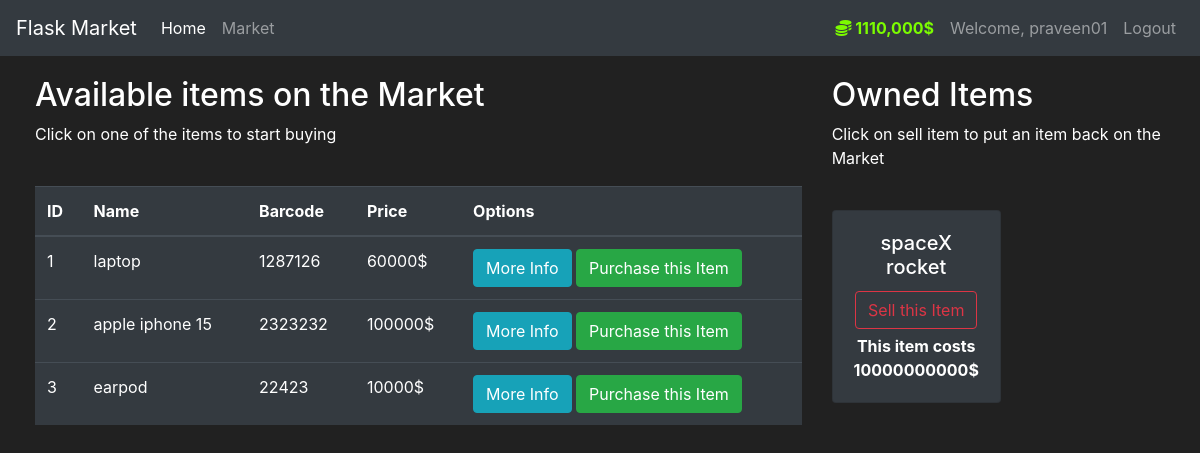
Page /market (signed in) on the committed database.
### market/models.py (models this page shows, shortened)
class User(db.Model, UserMixin):
    id = db.Column(db.Integer(), primary_key=True)
    username = db.Column(db.String(length=30), nullable=False, unique=True)
    email_address = db.Column(db.String(length=50), nullable=False, unique=True)
    password_hash = db.Column(db.String(length=60), nullable=False)
    budget = db.Column(db.Integer(), nullable=False, default=1000000)
    items = db.relationship('Item', backref='owned_user', lazy=True)
    @property
    def prettier_budget(self):
        if len(str(self.budget)) >= 4:
            return f'{str(self.budget)[:-3]},{str(self.budget)[-3:]}$'
        else:
            return f"{self.budget}$"
    @property
    def password(self):
        return self.password

class Item(db.Model):
    id = db.Column(db.Integer(),primary_key=True)
    name = db.Column(db.String(length=30),nullable=False, unique=True)
    price = db.Column(db.Integer(), nullable=False)
    barcode = db.Column(db.String(length=12),nullable=False,unique=True)
    description = db.Column(db.String(length=1024),nullable=False, unique=True)
    owner = db.Column(db.Integer(), db.ForeignKey('user.id'))

### market/routes.py (the view, shortened to what this page needs)
@app.route('/market',methods=['GET','POST'])
@login_required
def market_page():
    purchase_form = PurchaseItemForm()
    selling_form = SellItemForm()
    if request.method == "GET":
        items = Item.query.filter_by(owner=None)
        owned_items = Item.query.filter_by(owner=current_user.id)
        return render_template('market.html', items=items, purchase_form=purchase_form, owned_items=owned_items,
                               selling_form=selling_form)
    if request.method == "GET":
        items = Item.query.filter_by(owner=current_user.id)
        return render_template('market.html', items=items, purchase_form=purchase_form)

### market/models.py (called while the page is built)
@login_manager.user_loader
def load_user(user_id):
    return User.query.get(int(user_id))

### market/routes.py (called while the page is built)
@app.after_request
def response_check(response):
    return response

### market/templates/market.html (shortened to what this page needs)
{% extends 'base.html' %}
{% block content %}
<div class="row" style="margin-top:20px; margin-left:20px">
   <div class="col-8">
       <h2>Available items on the Market</h2>
       <p>Click on one of the items to start buying</p>
       <br>
      <table class="table table-hover table-dark">
         <thead>
            <tr>
               <th scope="col">ID</th>
               <th scope="col">Name</th>
               <th scope="col">Barcode</th>
               <th scope="col">Price</th>
               <th scope="col">Options</th>
            </tr>
         </thead>
         <tbody>
            {% for item in items %}
            <tr>
               <td>{{ item.id }}</td>
               <td>{{ item.name }}</td>
               <td>{{ item.barcode }}</td>
               <td>{{ item.price }}$</td>
               <td>
                  <button class="btn btn-outline btn-info" data-toggle="modal" data-target="#Modal-MoreInfo-{{ item.id }}">More Info</button>
                  <button class="btn btn-outline btn-success" data-toggle="modal" data-target="#Modal-PurchaseConfirm-{{ item.id }}">Purchase this Item</button>
               </td>
            </tr>
            {% endfor %}
         </tbody>
      </table>
   </div>
   <div class="col-4">
        <h2>Owned Items</h2>
        <p>Click on sell item to put an item back on the Market</p>
        <br>
        <div class="row">
           {% for owned_item in owned_items %}
             <div class="col-md-6">
                 <div style="margin-bottom: 5px" class="card text-center bg-dark">
                      <div class="card-body">
                          <h5 class="card-title">{{ owned_item.name }}</h5>
                          <button type="button" class="btn btn-outline-danger" style="margin-bottom: 5px"
                                  data-toggle="modal" data-target="#Modal-SellingConfirm-{{ owned_item.id }}">
                              Sell this Item
                          </button>
                          <p class="card-text"><strong>
                              This item costs {{ owned_item.price }}$
                          </strong></p>
                      </div>
                  </div>
             </div>
           {% endfor %}
        </div>
   </div>
</div>
{% endblock %}

### market/templates/base.html (shortened to what this page needs)
<!doctype html>
<html lang="en">
   <head>
      <link rel="stylesheet" href="https://cdn.jsdelivr.net/npm/bootstrap@4.5.3/dist/css/bootstrap.min.css">
   </head>
   <body>
    <nav class="navbar navbar-expand-md navbar-dark bg-dark">
      <a class="navbar-brand" href="#">Flask Market</a>
      <div class="collapse navbar-collapse" id="navbarNav">
        <ul class="navbar-nav mr-auto">
            <li class="nav-item active">
                <a class="nav-link" href="{{ url_for('home_page') }}">Home <span class="sr-only">(current)</span></a>
            </li>
            <li class="nav-item">
                <a class="nav-link" href="{{ url_for('market_page') }}">Market</a>
            </li>
        </ul>
          {% if current_user.is_authenticated %}
            <ul class="navbar-nav">
                <li class="nav-item">
                    <a class="nav-link" style="color: lawngreen; font-weight: bold">
                        <i class="fas fa-coins"></i>
                        {{ current_user.prettier_budget }}
                    </a>
                </li>
                <li class="nav-item">
                    <a class="nav-link">Welcome, {{ current_user.username }}</a>
                </li>
                <li class="nav-item">
                    <a class="nav-link" href="{{ url_for('logout_page') }}">Logout</a>
                </li>
            </ul>
          {% endif %}
      </div>
    </nav>
      {% block content %}
      {% endblock %}
   </body>
</html>

### market/templates/base.html (style rules this page uses)
body { background-color: #212121; color: white }

### rows in the picture
User: prettier_budget "1110,000$", username "praveen01"
Item: id "1", name "laptop", barcode "1287126", price "60000"
Item: id "2", name "apple iphone 15", barcode "2323232", price "100000"
Item: id "3", name "earpod", barcode "22423", price "10000"
Item: name "spaceX rocket", price "10000000000"
